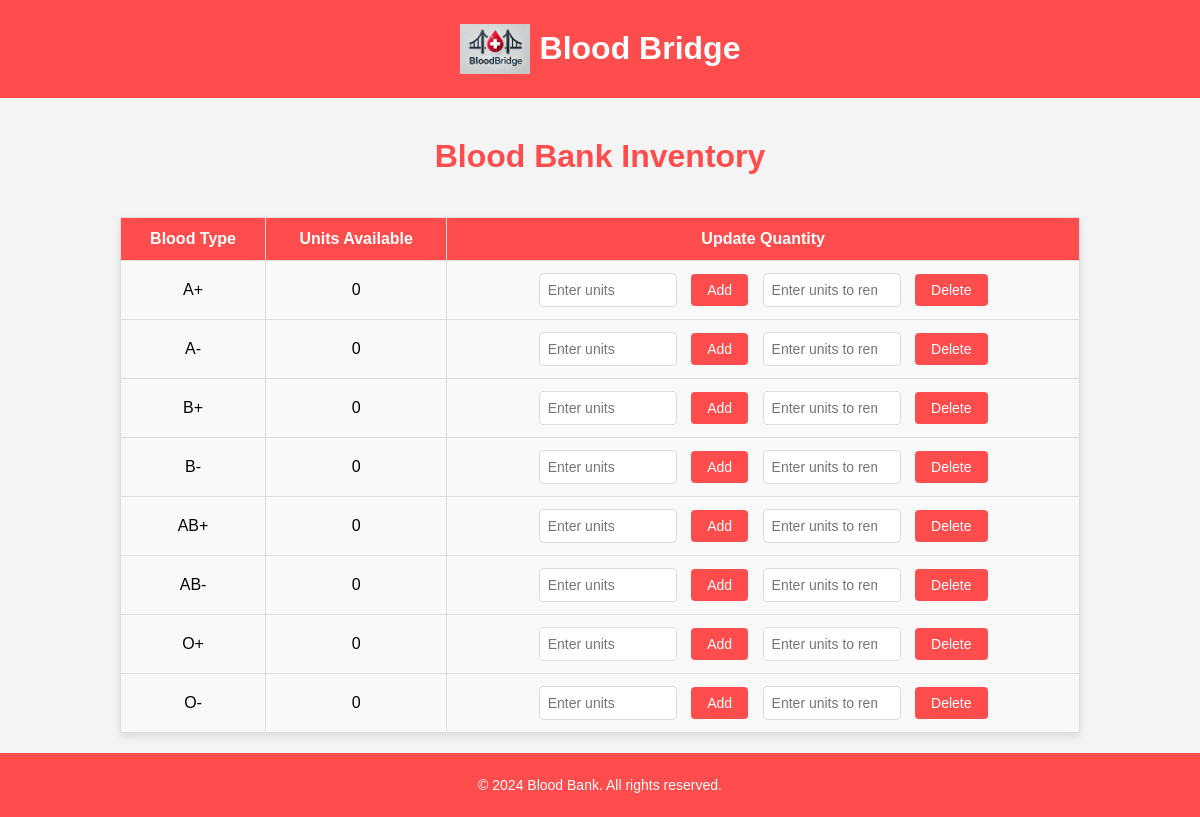
Screenshot of /inventory (signed in) with the database file from the repository.
### tables this page shows
CREATE TABLE blood_bank_2 (
                blood_type TEXT PRIMARY KEY,
                number_of_units INTEGER NOT NULL DEFAULT 0
            );

### app.py (the view)
@app.route('/inventory')
def inventory():
    email = session.get('user_email')
    if not email:
        flash("Please log in first.", "danger")
        return redirect(url_for('login'))
    conn = get_db_connection()
    user = conn.execute('SELECT * FROM main_table WHERE email = ?', (email,)).fetchone()
    conn.close()
    if user:
        bloodbank_id = user['id']
        blood_bank_table_name = f'blood_bank_{bloodbank_id}'
        conn = get_db_connection()
        inventory_data = conn.execute(f'SELECT * FROM {blood_bank_table_name}').fetchall()
        conn.close()
        return render_template('inventory.html',
                               inventory=inventory_data,
                               bloodbank_id=bloodbank_id)
    else:
        flash("User details not found.", "danger")
        return redirect(url_for('login'))

### app.py (called while the page is built)
def get_db_connection():
    conn = sqlite3.connect('blood_bank.db')
    conn.row_factory = sqlite3.Row
    return conn

### templates/inventory.html (shortened to what this page needs)
<!DOCTYPE html>
<html lang="en">
<head>
</head>
<body>
    <header>
        <div class="logo-container">
            <img src="/static/images/logo.png" alt="Blood Bank Logo" class="logo-img">
        </div>
        <div class="htext">
            <h1>Blood Bridge</h1>
        </div>
    </header>
    <h1>Blood Bank Inventory</h1>
    <table border="1">
        <tr>
            <th>Blood Type</th>
            <th>Units Available</th>
            <th>Update Quantity</th>
        </tr>
        {% for row in inventory %}
        <tr>
            <td>{{ row['blood_type'] }}</td>
            <td>{{ row['number_of_units'] }}</td>
            <td>
                <form method="POST" action="/update_inventory/{{ bloodbank_id }}">
                    <input type="number" name="units" placeholder="Enter units" required>
                    <button type="submit">Add</button>
                </form>
                <form method="POST" action="/delete_inventory/{{ bloodbank_id }}">
                    <input type="number" name="units" placeholder="Enter units to remove" required>
                    <button type="submit">Delete</button>
                </form>
            </td>
        </tr>
        {% endfor %}
    </table>
    <footer>
        <p>&copy; 2024 Blood Bank. All rights reserved.</p>
    </footer>
</body>
</html>

### templates/inventory.html (style rules this page uses)
body { font-family: Arial, sans-serif; background-color: #f4f4f4; margin: 0; padding: 0; display: flex; flex-direction: column; min-height: 100vh; }
h1 { text-align: center; margin-top: 20px; color: #ff4d4d; }
table { width: 80%; margin: 20px auto; border-collapse: collapse; background-color: #fff; box-shadow: 0 4px 8px rgba(0, 0, 0, 0.1); }
th, td { padding: 12px; text-align: center; border: 1px solid #ddd; }
th { background-color: #ff4d4d; color: white; font-size: 16px; }
td { background-color: #f9f9f9; }
input[type="number"] { padding: 8px; border: 1px solid #ddd; border-radius: 4px; font-size: 14px; width: 120px; margin-right: 10px; }
button { padding: 8px 16px; background-color: #ff4d4d; color: white; border: none; border-radius: 4px; cursor: pointer; font-size: 14px; }
form { display: inline-block; margin: 0 5px; }
header { background-color: #ff4d4d; color: white; padding: 10px 0; display: flex; justify-content: center; align-items: center; margin-bottom: 20px; }
header h1 { color:white; margin-left: auto; margin-right: auto; }
.logo-container { display: flex; align-items: center; justify-content: center; }
.logo-img { width: 70px; height: auto; margin-right: 10px; }
footer { background-color: #ff4d4d; color: white; padding: 10px 0; text-align: center; font-size: 14px; margin-top: auto; }

### rows the page displays
blood_bank_2: blood_type "A+", number_of_units "0"
blood_bank_2: blood_type "A-", number_of_units "0"
blood_bank_2: blood_type "B+", number_of_units "0"
blood_bank_2: blood_type "B-", number_of_units "0"
blood_bank_2: blood_type "AB+", number_of_units "0"
blood_bank_2: blood_type "AB-", number_of_units "0"
blood_bank_2: blood_type "O+", number_of_units "0"
blood_bank_2: blood_type "O-", number_of_units "0"
